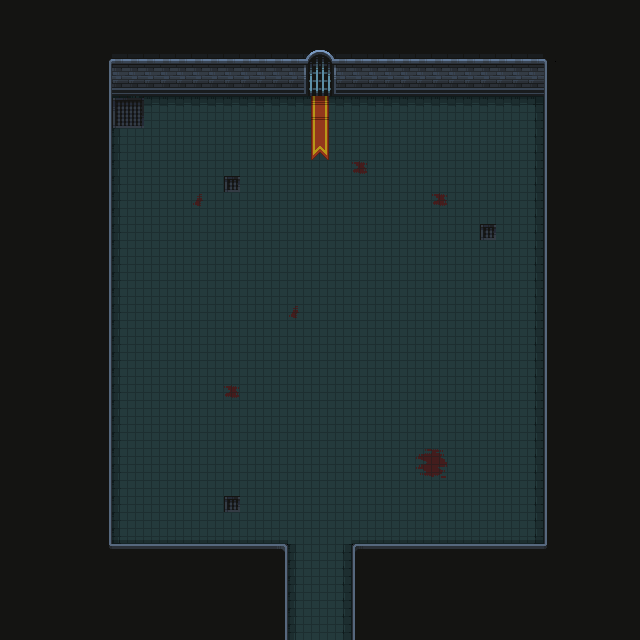

Tiled map render using the project's own tile images. Description and the map definition, with tile-layer contents summarised, below:
An orthogonal 40x40 tile map with 16x16 px tiles, 3 tile layers (Sol, Murs, Objets 1) and 9 objects (8x Collisions, spawn).

<map version="1.10" tiledversion="1.10.2" orientation="orthogonal" renderorder="right-down" width="40" height="40" tilewidth="16" tileheight="16" infinite="0" nextlayerid="5" nextobjectid="13">
 <tileset firstgid="1" source="Nv 1.tsx" />
 <layer id="1" name="Sol" width="40" height="40">
  <data>[1600 cells, 780 non-empty, 19 distinct tile ids]</data>
 </layer>
 <layer id="2" name="Murs" width="40" height="40">
  <data>[1600 cells, 820 non-empty, 19 distinct tile ids]</data>
 </layer>
 <layer id="3" name="Objets 1" width="40" height="40">
  <data>[1600 cells, 8 non-empty, 8 distinct tile ids]</data>
 </layer>
 <objectgroup id="4" name="objets">
  <object id="2" name="collision" type="Collisions" x="112" y="80" width="432" height="16" />
  <object id="3" name="collision" type="Collisions" x="544" y="80" width="16" height="464" />
  <object id="4" name="collision" type="Collisions" x="352" y="544" width="208" height="16" />
  <object id="6" name="collision" type="Collisions" x="96" y="544" width="192" height="16" />
  <object id="7" name="collision" type="Collisions" x="272" y="560" width="16" height="64" />
  <object id="8" name="collision" type="Collisions" x="352" y="560" width="16" height="80" />
  <object id="9" name="collision" type="Collisions" x="272" y="624" width="16" height="16" />
  <object id="10" name="collision" type="Collisions" x="96" y="80" width="16" height="464" />
  <object id="11" name="spawn_lvl2" type="spawn" x="318" y="206">
   <point />
  </object>
 </objectgroup>
</map>
